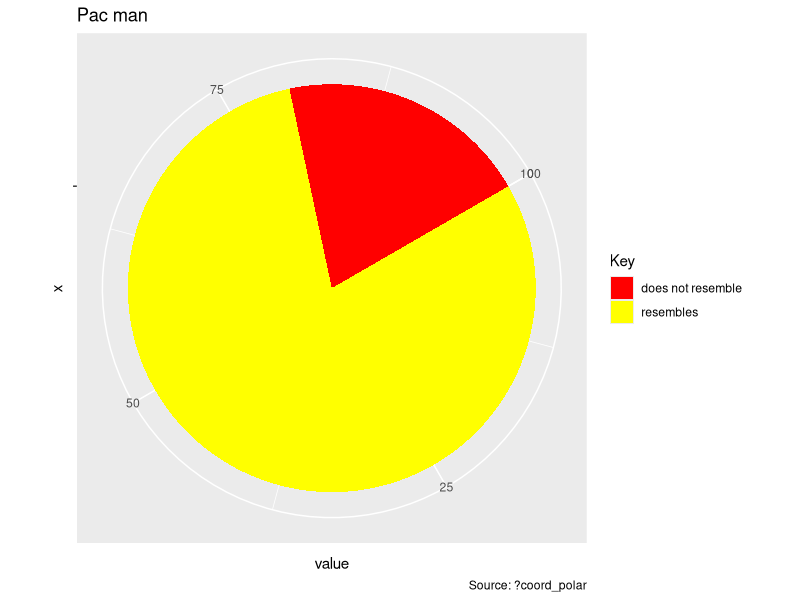

R code for this plot: (Note: this script raises an error after producing the figure.)
## ---- chunk 1

options(htmltools.dir.version = FALSE)
# knitr::opts_chunk$set(echo = FALSE, warning = FALSE, message = FALSE, comment = "")
knitr::opts_chunk$set(echo = FALSE, comment = "")

library(tidyverse)
library(knitr)

## ---- chunk 2

polls <- tribble(
  ~poll, ~Candidate_1, ~Candidate_2, ~Candidate_3, ~Candidate_4, ~Candidate_5,
  "July", 17, 18, 20, 22, 23,
  "August", 20, 20, 19, 21, 20,
  "September", 23, 22, 20, 18, 17
)

polls <- polls %>% 
  pivot_longer(cols = -poll, names_to = "Candidate", values_to = "Share") %>% 
  # gather(-Umfrage, key = Kandidat, value = Anteil) %>% 
  mutate(Candidate = str_remove(Candidate, "Candidate_"))

# kable(polls)

## ---- chunk 3

## ---- chunk 4

## ---- chunk 5

df <- data.frame(
  Key = c("does not resemble", "resembles"),
  value = c(20, 80)
)
ggplot(df, aes(x = "", y = value, fill = Key)) +
  geom_col(width = 1) +
  scale_fill_manual(values = c("red", "yellow")) +
  coord_polar("y", start = pi / 3) +
  labs(title = "Pac man",
       caption = "Source: ?coord_polar")

rm(df)

## ---- chunk 6

knitr::include_graphics("libs/_Images/Pie_Pyramid.png")

## ---- chunk 7

## ---- chunk 8

## ---- chunk 9

## ---- chunk 10

## ---- chunk 11

## ---- chunk 12

## ---- chunk 13

## ---- chunk 14

data_new <- tribble(
  ~poll, ~Candidate_1, ~Candidate_2, ~Candidate_3, ~Candidate_4, ~Candidate_5,
  "October", 19, 19, 21, 21, 20,
  "November", 17, 17, 25, 21, 20
) %>% 
  pivot_longer(cols = -poll, names_to = "Candidate", values_to = "Share") %>% 
  mutate(Candidate = str_remove(Candidate, "Candidate_"))

polls2 <- polls %>% 
  bind_rows(data_new) %>% 
  mutate(poll = fct_inorder(poll))

## ---- chunk 15

